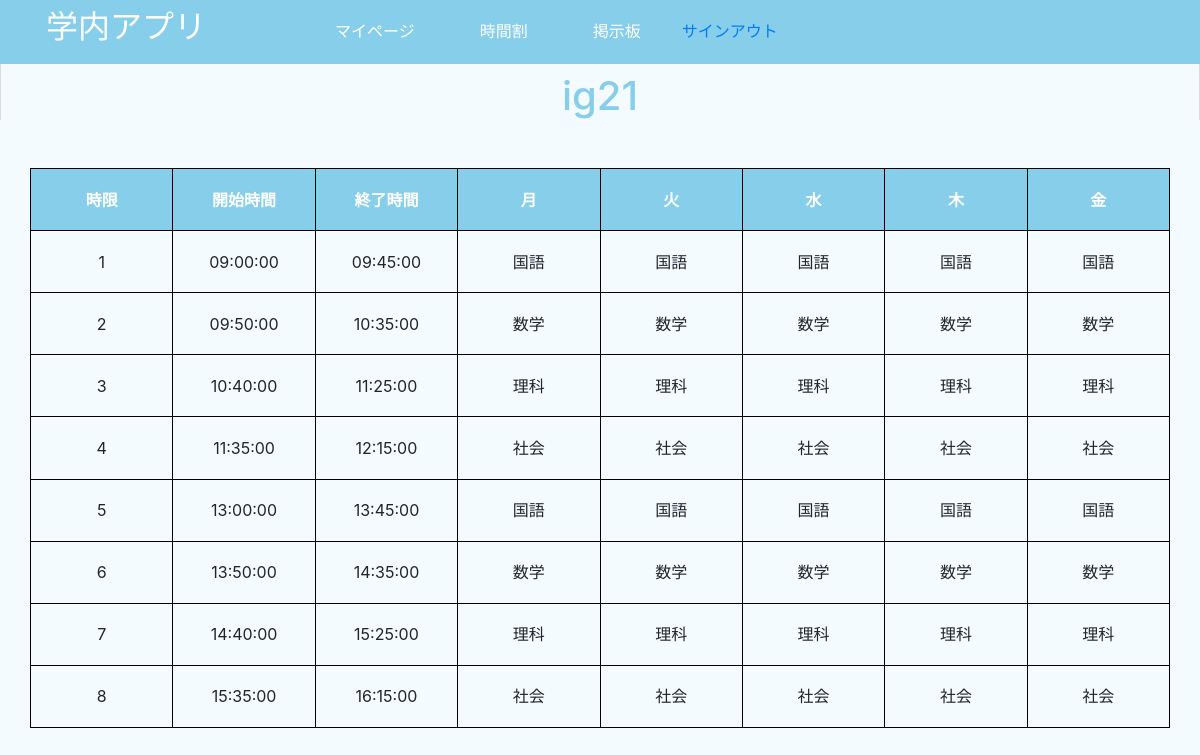
The app's page /php/subPage/時間割/Timeable.php (signed in) with its own data.
### tables this page shows
CREATE TABLE `ig21` (
  `times_id` int(11) NOT NULL,
  `start_time` time NOT NULL,
  `ending_time` time NOT NULL,
  `subjects_id_monday` varchar(40) DEFAULT NULL,
  `subjects_id_tuesday` varchar(40) DEFAULT NULL,
  `subjects_id_wednesday` varchar(40) DEFAULT NULL,
  `subjects_id_thursday` varchar(40) DEFAULT NULL,
  `subjects_id_friday` varchar(40) DEFAULT NULL
);

### php/subPage/Components/user_check.php (called while the page is built, shortened)
<?php
if(isset($_SESSION['user'])){
    $user = $_SESSION['user'];
}else{
    header('Location: ../error_page.php');
    exit;
}
?>

### php/subPage/時間割/Timeable.php (the view, shortened to what this page needs)
<?php
function Get_TimeTable($pdo,$my_class)
{
    try{
        $sql = "SELECT * FROM `{$my_class}`";
        $stmt = $pdo->prepare($sql);
        $stmt->execute();
        $timeTable = $stmt->fetchall(PDO::FETCH_BOTH);
        return $timeTable;
    }catch (PDOException $e) {
        header('Location: ../error_page.php');
        exit;
    }
}
require_once('../Components/user_check.php');
require_once('../Components/connect.php');
$pdo = TimeTable();
$header = ["時限","開始時間","終了時間","月","火","水","木","金"];
$my_class = $user['classes_id'];
$timeTable = Get_TimeTable($pdo,$my_class);
?>
<!DOCTYPE html>
<html lang="en">
<head>
    <link rel="stylesheet" href="../../../css/sample.css">
    <link rel="stylesheet" href="../../../css/bootstrap.css">
    <link rel="stylesheet" href="timetable.css?<?php echo date("YmdHis"); ?>">
</head>
<body class="bg-lsBlue">
<?php include("../Components/nav.php")?>
    <br>
    <div class="container">
        <h1 class="ClassName"><?= $my_class ?></h1>
        <table class="mt-5 container"style="top:15%;">
            <?php for ($parent = 0 ; $parent < count($timeTable) ; $parent++) : ?>
                <tr>
                    <?php if ($parent == 0) : ?>
                        <?php for ($index = 0 ; $index < count($timeTable[$parent])/2 ; $index++) : ?>
                            <th style="width:10%";><?= $header[$index]?></th>
                        <?php endfor; ?>
                    <?php endif; ?>
                </tr>
                <tr>
                    <?php for ($child = 0 ; $child < count($timeTable[$parent])/2 ; $child++) : ?>
                        <td><?= $timeTable[$parent][$child]?></td>
                    <?php endfor; ?>
                </tr>
            <?php endfor; ?>
        </table>
    </div>
</body>
</html>

### php/subPage/Components/nav.php (shortened to what this page needs)
<span class="defBarColor fixed-top" style="width: 100%;height:4em;;"><h1>　</h1>
<nav class="container navbar navbar-expand-lg fixed-top navbar-light defBarColor">
    <h2><a class="" href="../index.php" style="color:white;">学内アプリ</a></h2>
    <div class="collapse navbar-collapse" id="contents">
            <span class="row ref_992">
                <a class="nav-link row" href="../出席管理/my_page.php" style="color:white;">マイページ</a>
                <a class="nav-link row ml-5" href="../時間割/Timeable.php" style="color:white";>時間割</a>
                <a class="nav-link row ml-5" href="../掲示板/board.php" style="color:white";>掲示板</a>
                <a href="../sign_out.php" class="nav-link float-right ml-4">サインアウト</a>
        </div>
    </nav>
</span>
<br><br>

### css/sample.css (style rules this page uses)
* { margin: 0; padding: 0; }
body { border-left:solid gainsboro 0.1em; border-right:solid gainsboro 0.1em; }
.defBarColor { background:skyblue; }
.bg-lsBlue { background-color: rgb(244, 251, 255); }
@media screen and (min-width:992px) { .ref_992 { margin-left: 8em!important; } }

### php/subPage/時間割/timetable.css (style rules this page uses)
.ClassName { text-align: center; color: skyblue; }
table { border-collapse: collapse; width: 70%; height: 70%; top: 0; bottom: 0; left: 0; right: 0; position: absolute; margin: auto; }
table th, table td { text-align:center; border: solid 1px black; }
th { color: white; background: skyblue; }

### records on screen
ig21: times_id "1", start_time "09:00:00", ending_time "09:45:00", subjects_id_monday "国語", subjects_id_tuesday "国語", subjects_id_wednesday "国語", subjects_id_thursday "国語", subjects_id_friday "国語"
ig21: times_id "2", start_time "09:50:00", ending_time "10:35:00", subjects_id_monday "数学", subjects_id_tuesday "数学", subjects_id_wednesday "数学", subjects_id_thursday "数学", subjects_id_friday "数学"
ig21: times_id "3", start_time "10:40:00", ending_time "11:25:00", subjects_id_monday "理科", subjects_id_tuesday "理科", subjects_id_wednesday "理科", subjects_id_thursday "理科", subjects_id_friday "理科"
ig21: times_id "4", start_time "11:35:00", ending_time "12:15:00", subjects_id_monday "社会", subjects_id_tuesday "社会", subjects_id_wednesday "社会", subjects_id_thursday "社会", subjects_id_friday "社会"
ig21: times_id "5", start_time "13:00:00", ending_time "13:45:00", subjects_id_monday "国語", subjects_id_tuesday "国語", subjects_id_wednesday "国語", subjects_id_thursday "国語", subjects_id_friday "国語"
ig21: times_id "6", start_time "13:50:00", ending_time "14:35:00", subjects_id_monday "数学", subjects_id_tuesday "数学", subjects_id_wednesday "数学", subjects_id_thursday "数学", subjects_id_friday "数学"
ig21: times_id "7", start_time "14:40:00", ending_time "15:25:00", subjects_id_monday "理科", subjects_id_tuesday "理科", subjects_id_wednesday "理科", subjects_id_thursday "理科", subjects_id_friday "理科"
ig21: times_id "8", start_time "15:35:00", ending_time "16:15:00", subjects_id_monday "社会", subjects_id_tuesday "社会", subjects_id_wednesday "社会", subjects_id_thursday "社会", subjects_id_friday "社会"

### other values on screen
$my_class "ig21"
$header[$index] "時限"
$header[$index] "開始時間"
$header[$index] "終了時間"
$header[$index] "月"
$header[$index] "火"
$header[$index] "水"
$header[$index] "木"
$header[$index] "金"
